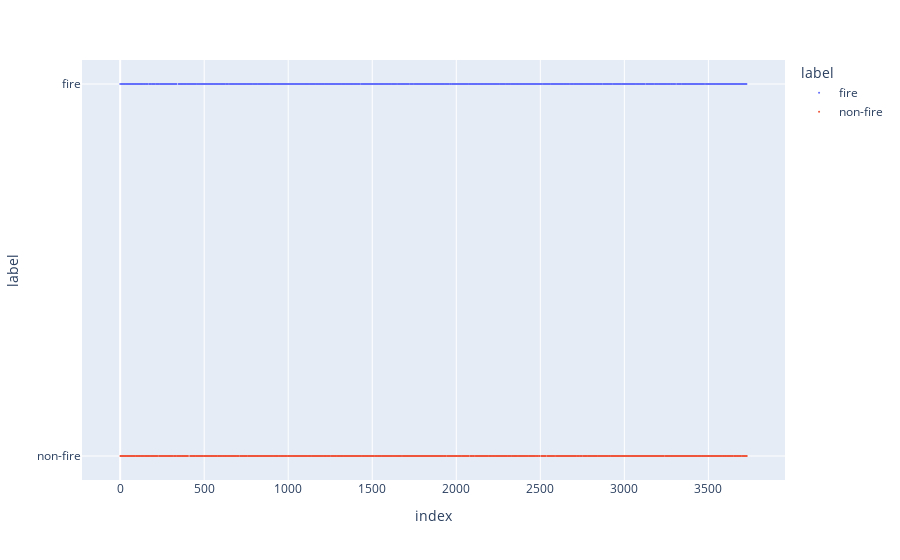

Notebook cell for this chart:
### Code cell
fig=px.scatter(data_frame=df,x=df.index,y='label',color='label')
fig.update_traces(marker_size=2)

### Figure 1 — Plotly figure (JSON) as saved in the notebook; plotly's stock layout.template omitted (floating-point values rounded to 4 significant figures; data arrays with more than 128 entries replaced by an {"elided": "..."} marker saying what was removed)
{"data": [{"hovertemplate": "label=%{y}<br>index=%{x}<extra></extra>", "legendgroup": "fire", "marker": {"color": "#636efa", "size": 2, "symbol": "circle"}, "mode": "markers", "name": "fire", "showlegend": true, "type": "scattergl", "x": {"elided": "1865 int values"}, "xaxis": "x", "y": {"elided": "1865 str values"}, "yaxis": "y"}, {"hovertemplate": "label=%{y}<br>index=%{x}<extra></extra>", "legendgroup": "non-fire", "marker": {"color": "#EF553B", "size": 2, "symbol": "circle"}, "mode": "markers", "name": "non-fire", "showlegend": true, "type": "scattergl", "x": {"elided": "1865 int values"}, "xaxis": "x", "y": {"elided": "1865 str values"}, "yaxis": "y"}], "layout": {"legend": {"title": {"text": "label"}, "tracegroupgap": 0}, "margin": {"t": 60}, "xaxis": {"anchor": "y", "domain": [0, 1], "title": {"text": "index"}}, "yaxis": {"anchor": "x", "categoryarray": ["non-fire", "fire"], "categoryorder": "array", "domain": [0, 1], "title": {"text": "label"}}}}
